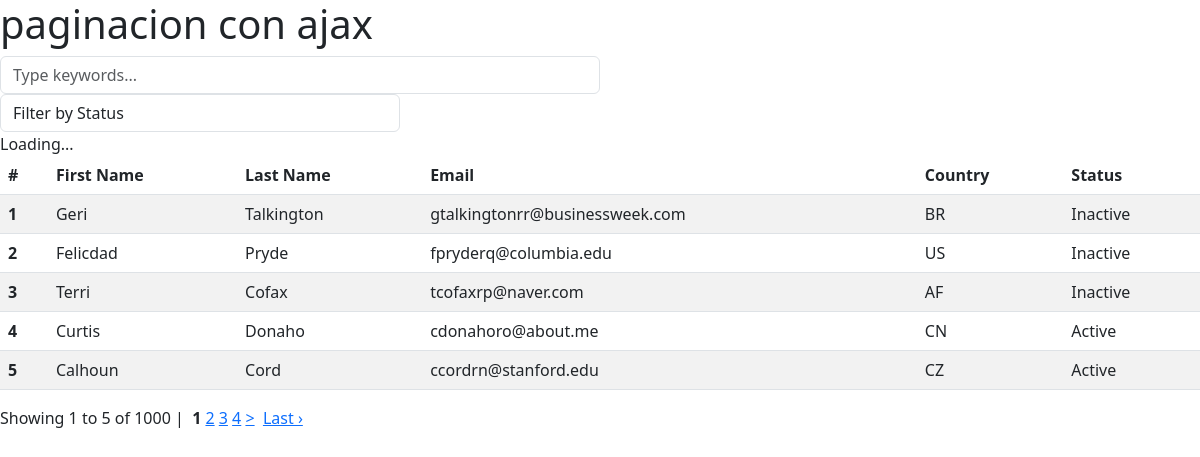
/paginationAyax/index.php, run on the app's committed database.
### tables this page shows
CREATE TABLE IF NOT EXISTS `users` (
  `id` int(11) NOT NULL AUTO_INCREMENT,
  `first_name` varchar(25) NOT NULL,
  `last_name` varchar(25) NOT NULL,
  `email` varchar(50) NOT NULL,
  `country` varchar(20) NOT NULL,
  `status` tinyint(1) NOT NULL DEFAULT 1 COMMENT '1=Active | 0=Inactive',
  `created` datetime NOT NULL,
  PRIMARY KEY (`id`)
);

### paginationAyax/index.php (the view, shortened to what this page needs)
<link href="https://cdn.jsdelivr.net/npm/bootstrap@5.3.0-alpha1/dist/css/bootstrap.min.css" rel="stylesheet">
<h1>paginacion con ajax</h1>
<div class="search-panel">
    <div class="form-row">
        <div class="form-group col-md-6">
            <input type="text" class="form-control" id="keywords" placeholder="Type keywords..." onkeyup="searchFilter();">
        </div>
        <div class="form-group col-md-4">
            <select class="form-control" id="filterBy" onchange="searchFilter();">
                <option value="">Filter by Status</option>
            </select>
        </div>
    </div>
</div>
<?php
include_once 'pagination.class.php';
require_once 'dbConfig.php';
$baseURL = 'getData.php';
$limit = 5;
$query   = $db->query("SELECT COUNT(*) as rowNum FROM users");
$result  = $query->fetch_assoc();
$rowCount= $result['rowNum'];
$pagConfig = array(
    'baseURL' => $baseURL,
    'totalRows' => $rowCount,
    'perPage' => $limit,
    'contentDiv' => 'dataContainer',
    'link_func' => 'searchFilter'
);
$pagination =  new Pagination($pagConfig);
$query = $db->query("SELECT * FROM users ORDER BY id DESC LIMIT $limit");
?>
<div class="datalist-wrapper">
    <div class="loading-overlay"><div class="overlay-content">Loading...</div></div>
    <div id="dataContainer">
        <table class="table table-striped">
        <thead>
            <tr>
                <th scope="col">#</th>
                <th scope="col">First Name</th>
                <th scope="col">Last Name</th>
                <th scope="col">Email</th>
                <th scope="col">Country</th>
                <th scope="col">Status</th>
            </tr>
        </thead>
        <tbody>
            <?php
            if($query->num_rows > 0){ $i=0;
                while($row = $query->fetch_assoc()){ $i++;
            ?>
                <tr>
                    <th scope="row"><?php echo $i; ?></th>
                    <td><?php echo $row["first_name"]; ?></td>
                    <td><?php echo $row["last_name"]; ?></td>
                    <td><?php echo $row["email"]; ?></td>
                    <td><?php echo $row["country"]; ?></td>
                    <td><?php echo ($row["status"] == 1)?'Active':'Inactive'; ?></td>
                </tr>
            <?php
                }
            }else{
                echo '<tr><td colspan="6">No records found...</td></tr>';
            }
            ?>
        </tbody>
        </table>
        <?php echo $pagination->createLinks(); ?>
    </div>
</div>

### paginationAyax/pagination.class.php (shortened to what this page needs)
<?php
class Pagination{
    var $baseURL        = '';
    var $totalRows      = '';
    var $perPage        = 10;
    var $numLinks       =  3;
    var $currentPage    =  0;
    var $nextLink       = '&gt;';
    var $lastLink       = 'Last &rsaquo;';
    var $fullTagOpen    = '<div class="pagination">';
    var $fullTagClose   = '</div>';
    var $lastTagOpen    = '&nbsp;';
    var $lastTagClose   = '';
    var $curTagOpen     = '&nbsp;<b>';
    var $curTagClose    = '</b>';
    var $nextTagOpen    = '&nbsp;';
    var $nextTagClose   = '&nbsp;';
    var $numTagOpen     = '&nbsp;';
    var $numTagClose    = '';
    var $anchorClass    = '';
    var $showCount      = true;
    var $contentDiv     = '';
    var $link_func      = '';
    function createLinks(){
        $numPages = ceil($this->totalRows / $this->perPage);
        $output = '';
        if ($this->showCount){
           $currentOffset = $this->currentPage;
           $info = 'Showing ' . ( $currentOffset + 1 ) . ' to ' ;
           if( ($currentOffset + $this->perPage) < $this->totalRows)
              $info .= $currentOffset + $this->perPage;
           else
              $info .= $this->totalRows;
           $info .= ' of ' . $this->totalRows . ' | ';
           $output .= $info;
        }
        $this->numLinks = (int)$this->numLinks;
        $this->currentPage = floor(($this->currentPage/$this->perPage) + 1);
        $start = (($this->currentPage - $this->numLinks) > 0) ? $this->currentPage - ($this->numLinks - 1) : 1;
        $end   = (($this->currentPage + $this->numLinks) < $numPages) ? $this->currentPage + $this->numLinks : $numPages;
        for ($loop = $start -1; $loop <= $end; $loop++){
            $i = ($loop * $this->perPage) - $this->perPage;
            if ($i >= 0){
                if ($this->currentPage == $loop){
                    $output .= $this->curTagOpen.$loop.$this->curTagClose;
                }else{
                    $n = ($i == 0) ? '' : $i;
                    $output .= $this->numTagOpen
                        . $this->getAJAXlink( $n, $loop )
                        . $this->numTagClose;
                }
            }
        }
        if ($this->currentPage < $numPages){
            $output .= $this->nextTagOpen
                . $this->getAJAXlink( $this->currentPage * $this->perPage , $this->nextLink )
                . $this->nextTagClose;
        }
        if (($this->currentPage + $this->numLinks) < $numPages){
            $i = (($numPages * $this->perPage) - $this->perPage);
            $output .= $this->lastTagOpen . $this->getAJAXlink( $i, $this->lastLink ) . $this->lastTagClose;
        }
        $output = preg_replace("#([^:])//+#", "\\1/", $output);
        $output = $this->fullTagOpen.$output.$this->fullTagClose;
        return $output;
    }
    function getAJAXlink( $count, $text) {
        $pageCount = $count?$count:0;
        if(!empty($this->link_func)){
            $linkClick = 'onclick="'.$this->link_func.'('.$pageCount.')"';
        }else{
            $this->additionalParam = "{'page' : $pageCount}";
            $linkClick = "onclick=\"$.post('". $this->baseURL."', ". $this->additionalParam .", function(data){
                       $('#". $this->contentDiv . "').html(data); }); return false;\"";
        }
        return "<a href=\"javascript:void(0);\" " . $this->anchorClass . "
                ". $linkClick .">". $text .'</a>';
    }
}
?>

### data on the page
users: first_name "Geri", last_name "Talkington", email "gtalkingtonrr@businessweek.com", country "BR", status "Inactive"
users: first_name "Felicdad", last_name "Pryde", email "fpryderq@columbia.edu", country "US", status "Inactive"
users: first_name "Terri", last_name "Cofax", email "tcofaxrp@naver.com", country "AF", status "Inactive"
users: first_name "Curtis", last_name "Donaho", email "cdonahoro@about.me", country "CN", status "Active"
users: first_name "Calhoun", last_name "Cord", email "ccordrn@stanford.edu", country "CZ", status "Active"

### other printed values
$pagination->createLinks() "Showing 1 to 5 of 1000 | 1"
$text "2 3 4 > Last ›"
